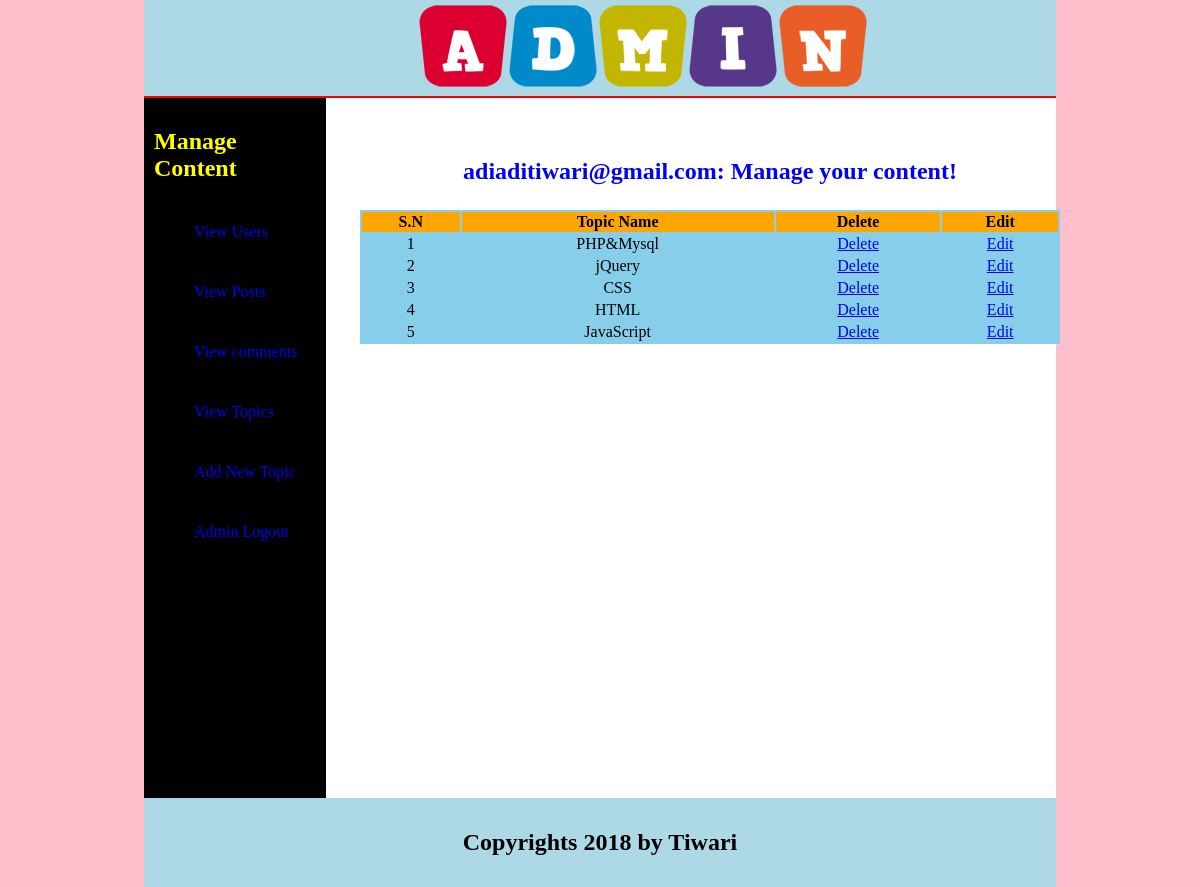
The page /admin/index.php?view_topics (signed in) on the database its author committed.
### tables this page shows
CREATE TABLE IF NOT EXISTS `topics` (
  `topic_id` int(11) NOT NULL AUTO_INCREMENT,
  `topic_name` varchar(255) NOT NULL,
  PRIMARY KEY (`topic_id`)
);

### admin/includes/view_topics.php (the view, shortened to what this page needs)
<table align="center" width="700" bgcolor="skyblue">
	<tr bgcolor="orange" border="1">
       <th>S.N</th>
       <th>Topic Name</th>
       <th>Delete</th>
       <th>Edit</th>
	</tr>
<?php
  include("includes/connection.php");
  $sel_topic="select * from topics ORDER by 1 DESC";
  $run_topic =mysqli_query($con,$sel_topic);
  $i=0;
  while($row_topic=mysqli_fetch_array($run_topic)){
  	$id=$row_topic['topic_id'];
  	$name=$row_topic['topic_name'];
  	$i++;
?>
<tr align="center">
	<td><?php echo $i; ?></td>
	<td><?php echo $name; ?></td>
	<td><a href="index.php?view_topics&delete=<?php echo $id; ?>">Delete</a></td>
  <td><a href="index.php?view_topics&edit=<?php echo $id; ?>">Edit</a></td>
</tr>
<?php } ?>
</table>

### admin/admin_style.css (style rules this page uses)
body { background-color: pink; padding: 0; margin: 0; }
* { box-sizing: border-box; }

### rows shown on the page
topics: topic_name "PHP&Mysql"
topics: topic_name "jQuery"
topics: topic_name "CSS"
topics: topic_name "HTML"
topics: topic_name "JavaScript"

### other values the page prints
$_SESSION['admin_email'] "adiaditiwari@gmail.com"
